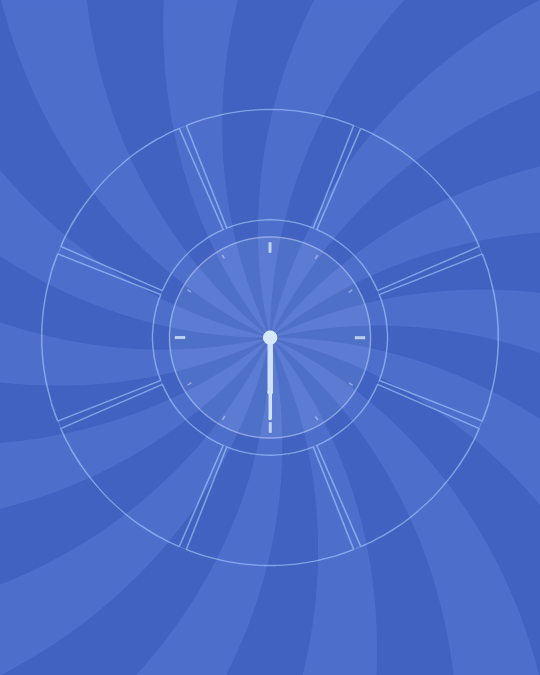
#> input picture PTIT_CTF_2026/Crypto/Signaling/script/all_frames/frame_0000.png, 1080 x 1350 px, found by its file name (shown at 1/2 size)
$ python crop_center.py
#> lines starting #> are read from the running program, lines starting #| are printed output that depends on the picture
import cv2

img = cv2.imread('script/all_frames/frame_0000.png')
#> img is the input picture: shape (1350, 1080, 3); mean B, G, R 200.1, 106.5, 74.4
h, w, _ = img.shape
#> h = 1350; w = 1080
cx, cy = w // 2, h // 2
#> cx = 540; cy = 675
r = 450
crop = img[cy-r:cy+r, cx-r:cx+r]
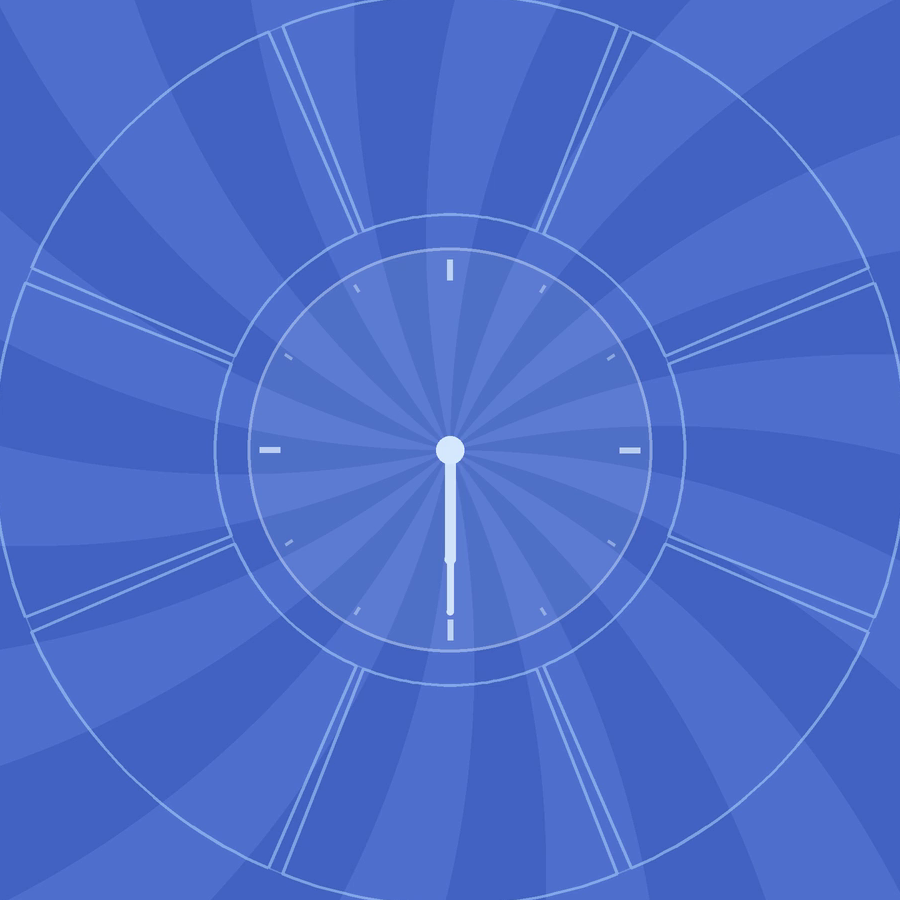
#> crop: shape (900, 900, 3); mean B, G, R 200.8, 108.3, 76.2
cv2.imwrite('script/center_dial.png', crop)
print("Center dial cropped:", crop.shape)
#| Center dial cropped: (900, 900, 3)

$ run again, with PTIT_CTF_2026/Crypto/Signaling/script/all_frames/frame_0059.png copied over PTIT_CTF_2026/Crypto/Signaling/script/all_frames/frame_0000.png
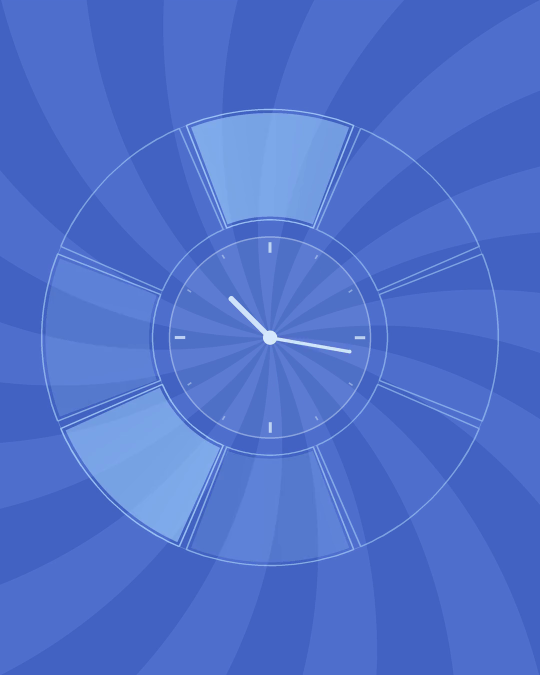
#> input picture PTIT_CTF_2026/Crypto/Signaling/script/all_frames/frame_0059.png, 1080 x 1350 px, found by its file name (shown at 1/2 size)
#> img is the input picture: shape (1350, 1080, 3); mean B, G, R 203.1, 112.4, 79.2
#> `crop = img[cy-r:cy+r, cx-r:cx+r]`:
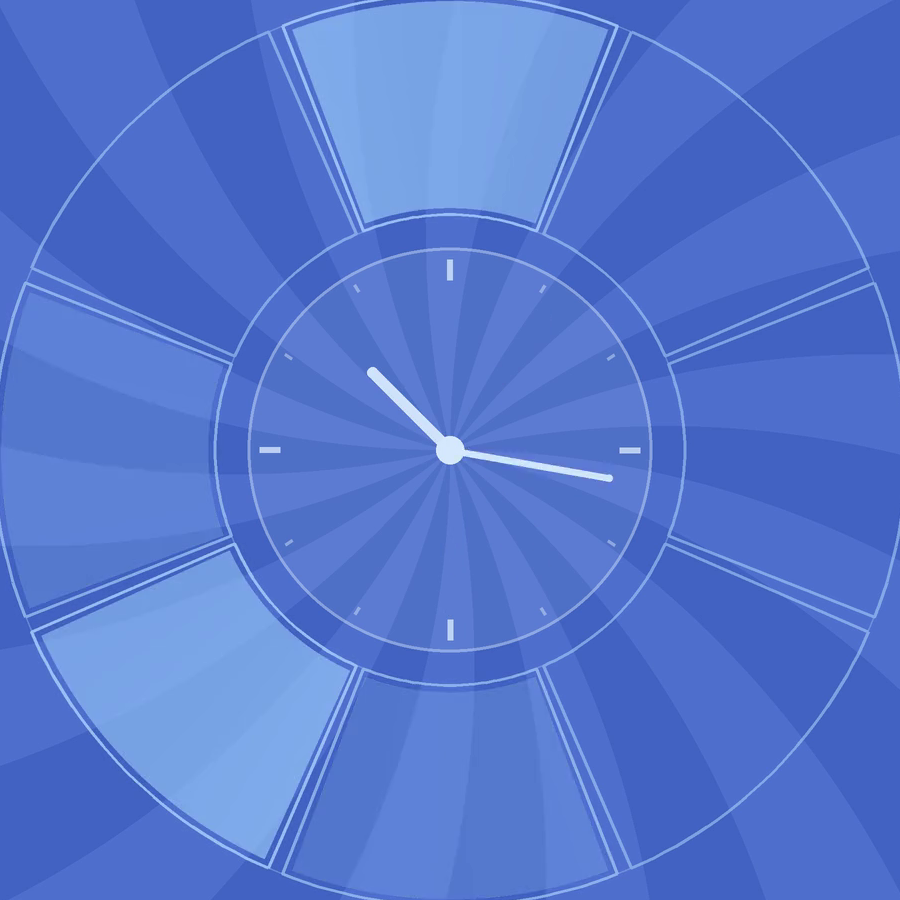
#> crop: shape (900, 900, 3); mean B, G, R 206.2, 118.8, 84.8
#| Center dial cropped: (900, 900, 3)

$ run again, with PTIT_CTF_2026/Crypto/Signaling/script/all_frames/frame_0079.png copied over PTIT_CTF_2026/Crypto/Signaling/script/all_frames/frame_0000.png
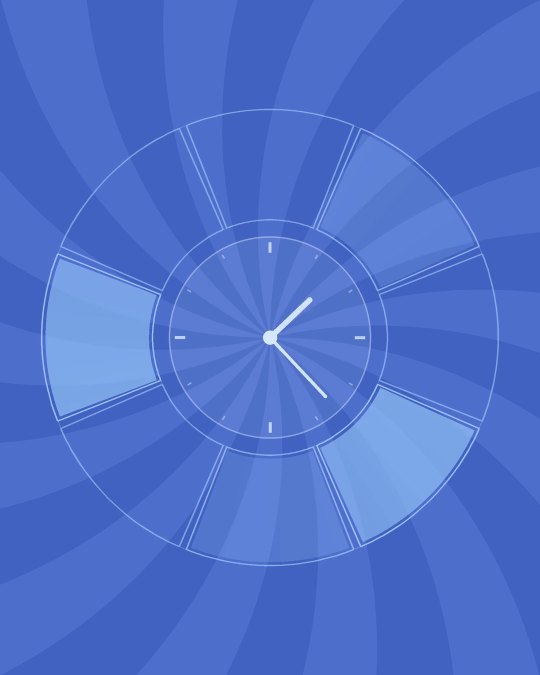
#> input picture PTIT_CTF_2026/Crypto/Signaling/script/all_frames/frame_0079.png, 1080 x 1350 px, found by its file name (shown at 1/2 size)
#> img is the input picture: shape (1350, 1080, 3); mean B, G, R 203.1, 112.4, 79.3
#> `crop = img[cy-r:cy+r, cx-r:cx+r]`:
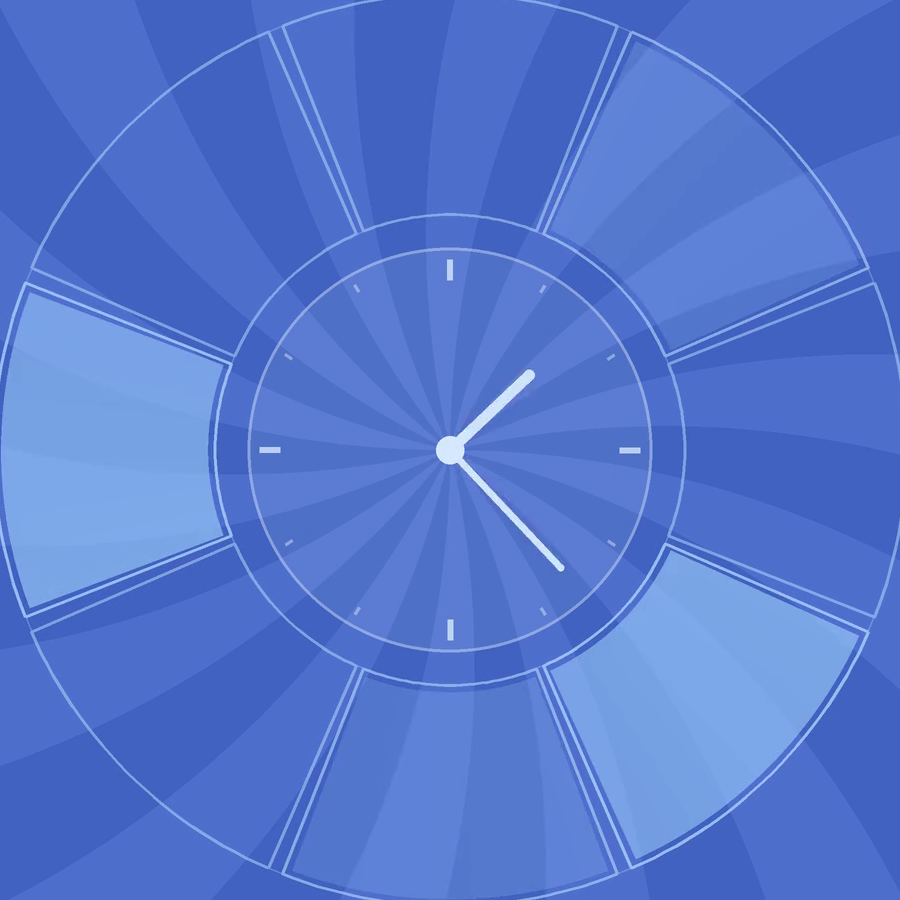
#> crop: shape (900, 900, 3); mean B, G, R 206.3, 118.9, 84.9
#| Center dial cropped: (900, 900, 3)
